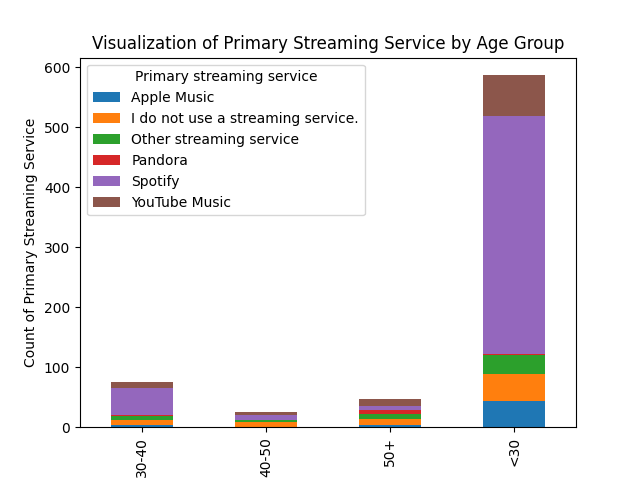

Write Python code to recreate this figure.
import matplotlib.pyplot as plt
import pandas as pd

file_path = input("enter path")

D_new= pd.read_csv(file_path)

#Create a bar plot based on age_group and Primary streaming service columns
plt.figure(figsize=(8, 6))
D_new.groupby(['age_group', 'Primary streaming service']).size().unstack().plot(kind='bar', stacked=True)
plt.title('Visualization of Primary Streaming Service by Age Group')
plt.xlabel('Age Group')
plt.ylabel('Count of Primary Streaming Service')

#Saving the plot as an image
plt.savefig('vis.png')

print("Done")
